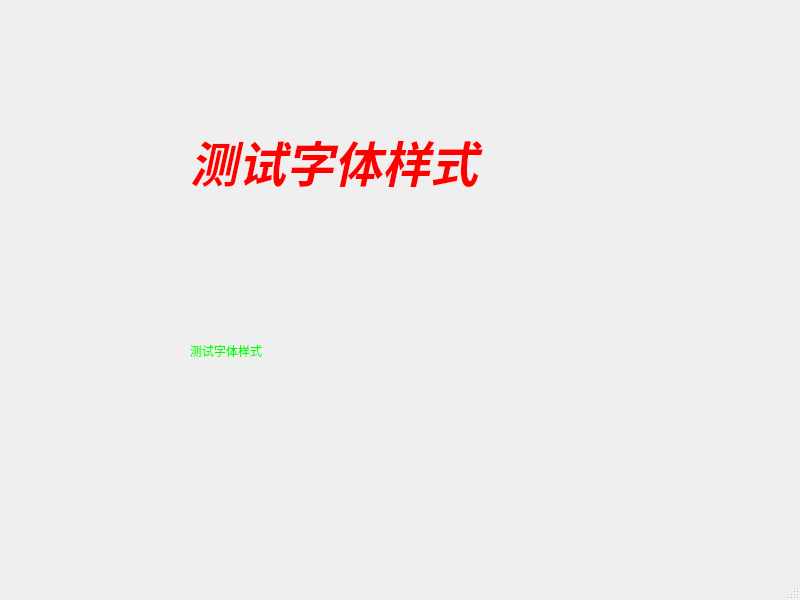
<?xml version="1.0" encoding="UTF-8"?>
<ui version="4.0">
 <class>MainWindow</class>
 <widget class="QMainWindow" name="MainWindow">
  <property name="geometry">
   <rect>
    <x>0</x>
    <y>0</y>
    <width>800</width>
    <height>600</height>
   </rect>
  </property>
  <property name="windowTitle">
   <string>MainWindow</string>
  </property>
  <property name="styleSheet">
   <string notr="true">/*ID选择器*/
#label 
{

  color: red;/*文字颜色*/

  font-family:&quot;Microsoft Yahei&quot; ; /*字体*/

  font-weight:bold;/*加粗*/

  font-size: 48px; /*字体大小*/

  font-style: italic; /*字体倾斜*/

}


/*ID选择器*/
#label_2 
{
  font:  italic  bold  36px  &quot;华文行楷&quot;;  /*字体一行的设置*/
  color:#00ff00;/*文本颜色*/
}</string>
  </property>
  <widget class="QWidget" name="centralwidget">
   <widget class="QLabel" name="label">
    <property name="geometry">
     <rect>
      <x>190</x>
      <y>90</y>
      <width>341</width>
      <height>141</height>
     </rect>
    </property>
    <property name="text">
     <string>测试字体样式</string>
    </property>
   </widget>
   <widget class="QLabel" name="label_2">
    <property name="geometry">
     <rect>
      <x>190</x>
      <y>280</y>
      <width>341</width>
      <height>141</height>
     </rect>
    </property>
    <property name="text">
     <string>测试字体样式</string>
    </property>
   </widget>
  </widget>
  <widget class="QMenuBar" name="menubar">
   <property name="geometry">
    <rect>
     <x>0</x>
     <y>0</y>
     <width>800</width>
     <height>26</height>
    </rect>
   </property>
  </widget>
  <widget class="QStatusBar" name="statusbar"/>
 </widget>
 <resources/>
 <connections/>
</ui>
